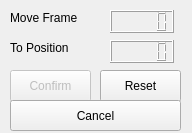
<?xml version="1.0" encoding="UTF-8"?>
<ui version="4.0">
 <class>InsertFrames</class>
 <widget class="QMainWindow" name="InsertFrames">
  <property name="geometry">
   <rect>
    <x>0</x>
    <y>0</y>
    <width>192</width>
    <height>133</height>
   </rect>
  </property>
  <property name="windowTitle">
   <string>Insert</string>
  </property>
  <property name="tabShape">
   <enum>QTabWidget::Rounded</enum>
  </property>
  <widget class="QWidget" name="centralwidget">
   <widget class="QLCDNumber" name="LCDDisplay">
    <property name="geometry">
     <rect>
      <x>110</x>
      <y>10</y>
      <width>64</width>
      <height>23</height>
     </rect>
    </property>
   </widget>
   <widget class="QPushButton" name="resetButton">
    <property name="geometry">
     <rect>
      <x>100</x>
      <y>70</y>
      <width>81</width>
      <height>32</height>
     </rect>
    </property>
    <property name="text">
     <string>Reset</string>
    </property>
   </widget>
   <widget class="QPushButton" name="confirmButton">
    <property name="enabled">
     <bool>false</bool>
    </property>
    <property name="geometry">
     <rect>
      <x>10</x>
      <y>70</y>
      <width>81</width>
      <height>32</height>
     </rect>
    </property>
    <property name="text">
     <string>Confirm</string>
    </property>
   </widget>
   <widget class="QPushButton" name="cancelButton">
    <property name="geometry">
     <rect>
      <x>10</x>
      <y>100</y>
      <width>171</width>
      <height>31</height>
     </rect>
    </property>
    <property name="text">
     <string>Cancel</string>
    </property>
   </widget>
   <widget class="QLabel" name="LCDLabel">
    <property name="geometry">
     <rect>
      <x>10</x>
      <y>10</y>
      <width>81</width>
      <height>16</height>
     </rect>
    </property>
    <property name="text">
     <string>Move Frame</string>
    </property>
   </widget>
   <widget class="QLabel" name="textBoxLabel">
    <property name="geometry">
     <rect>
      <x>10</x>
      <y>40</y>
      <width>81</width>
      <height>16</height>
     </rect>
    </property>
    <property name="text">
     <string>To Position</string>
    </property>
   </widget>
   <widget class="QLCDNumber" name="LCDDisplay2">
    <property name="geometry">
     <rect>
      <x>110</x>
      <y>40</y>
      <width>64</width>
      <height>23</height>
     </rect>
    </property>
   </widget>
  </widget>
 </widget>
 <resources/>
 <connections/>
</ui>
